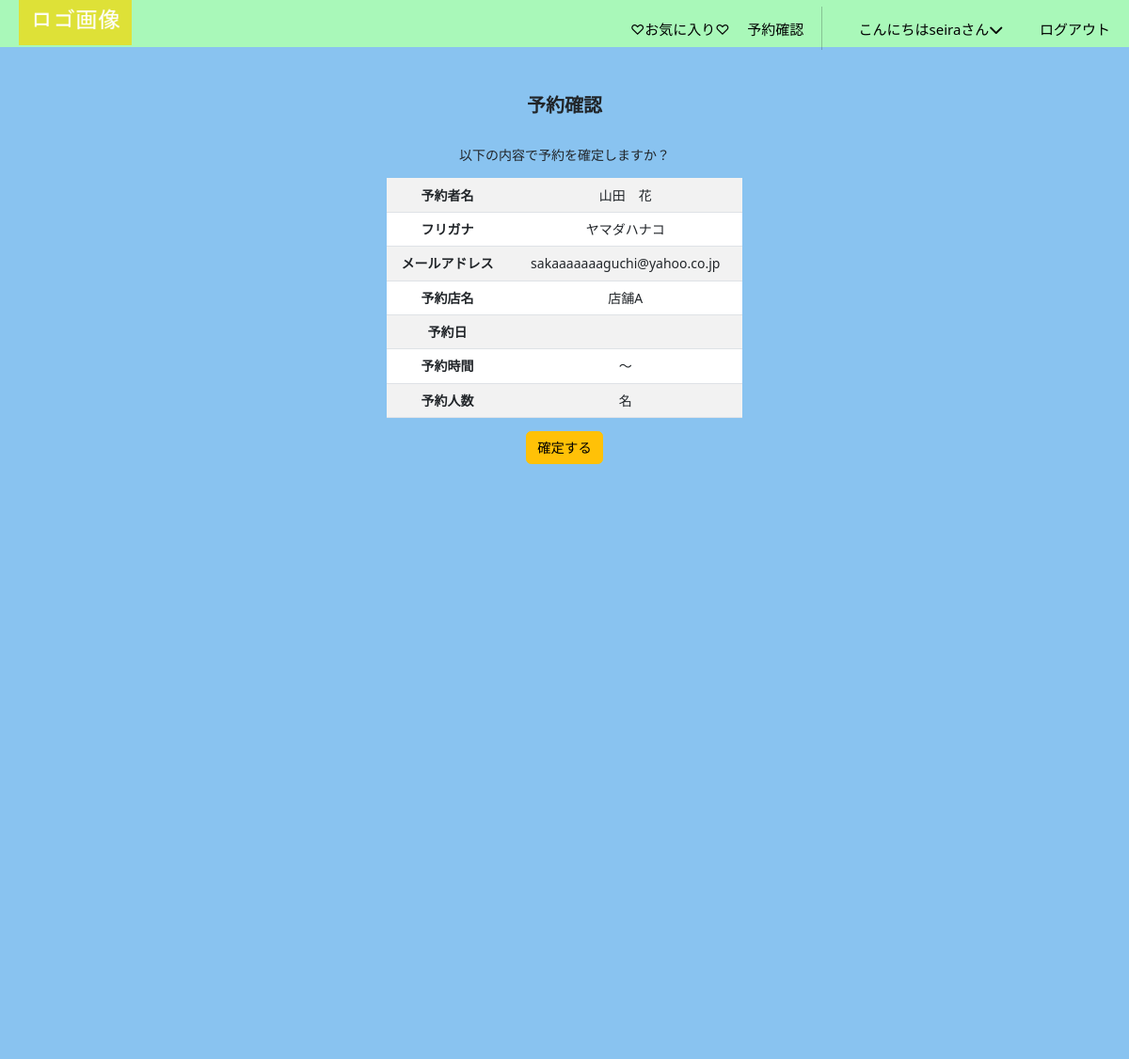
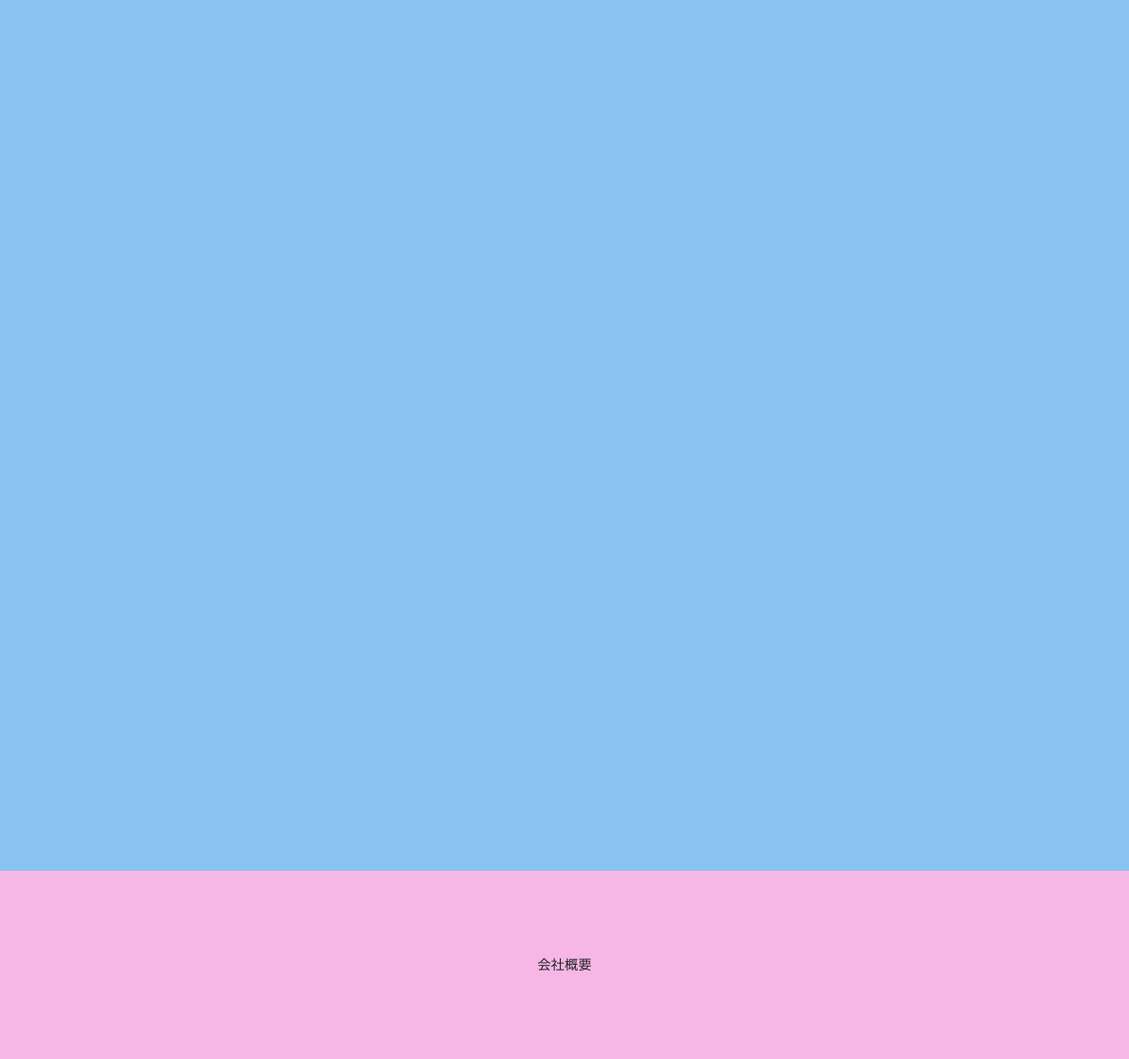
Page /confirm/ (signed in) on the committed database (2 pictures, top to bottom).
### accounts/models.py (models this page shows)
class CustomUser(AbstractUser):
    email =models.EmailField(verbose_name='メールアドレス', unique=True, blank=False, null=False, default='') #unique:そのフィールドに保存される値がデータベース内で一意である必要がある(重複を許さない)
    full_name = models.CharField(verbose_name='名前', max_length=30, blank=False, null=False, default='')
    furigana = models.CharField(validators=[katakana_regex], verbose_name='フリガナ*スペースなし', max_length=30, blank=False, null=False, default='')
    handle = models.CharField(verbose_name='ニックネーム',max_length=50,default='',blank=False, null=False)
    postal_code = models.CharField(validators=[postal_code_regex], max_length=7, verbose_name='郵便番号*ハイフンなし', blank=False, null=False, default='')
    address = models.CharField(verbose_name='住所',max_length=50,blank=False, null=False, default='')
    phone_number = models.CharField(verbose_name='電話番号（例: 090-1234-5678）', max_length=20, validators=[phone_number_regex],blank=False, null=False, default='')
    class Meta:
        verbose_name_plural = 'CustomUser'

### gourmet/models.py (models this page shows)
class StoreInfo(models.Model):
    user = models.ForeignKey(CustomUser, verbose_name='ユーザー',on_delete=models.PROTECT)
    store_name = models.CharField(verbose_name='店舗名',max_length=40)
    category = models.ForeignKey(Category,verbose_name='ジャンル',on_delete=models.PROTECT)
    store_detail = models.TextField(verbose_name='店舗詳細',blank=True, null=True)
    photo1 = models.ImageField(verbose_name='写真1',blank=True,default='noImage.png')
    photo2 = models.ImageField(verbose_name='写真2',blank=True,default='noImage.png')
    photo3 = models.ImageField(verbose_name='写真3',blank=True,default='noImage.png')
    create_at = models.DateTimeField(verbose_name='作成日時',auto_now_add=True)
    updated_at = models.DateTimeField(verbose_name='更新日時',auto_now=True)
    class Meta:
        verbose_name_plural = 'StoreInfo'
    def __str__(self):
        return self.store_name

### gourmet/views.py (the view, shortened to what this page needs)
# urls.py: path('confirm/',views.ConfirmReservation.as_view(),name='confirm'),
class ConfirmReservation(LoginRequiredMixin,View): #Viewクラスを継承するときは"def post"や"def get"などの関数を使用する。
    model = Reservation
    template_name = 'confirm_reservation.html'
    def get(self, request):
        context = {}
        date = ''
        time = ''
        persons =''
        if 'form_date' in self.request.session:
            date = self.request.session.get('form_date')
            date = datetime.strptime(date, '%Y-%m-%d').strftime('%Y年%m月%d日')
        if 'form_time' in self.request.session:
            time = self.request.session.get('form_time')
        if 'form_persons' in self.request.session:
            persons = self.request.session.get('form_persons')
        if 'form_restaurant' in self.request.session:
            restaurant_id = self.request.session.get('form_restaurant')
            restaurant = StoreInfo.objects.get(id=restaurant_id)
        context.update({
            'user': self.request.user,
            'date': date,
            'time': time,
            'persons': persons,
            'restaurant_name':restaurant,
        })
        return render(request,self.template_name,context) #def get関数が呼ばれた時に、self.template_name=confirm_reservation.htmlに情報を書き出すようにテンプレートを指定している。

### gourmet/context_processors.py (called while the page is built)
def member_status(request):
    if request.user.is_authenticated:
        from gourmet.models import Member
        is_member = Member.objects.filter(user=request.user).exists()
        return {'is_member': is_member}
    return {'is_member': False}

### gourmet/templates/confirm_reservation.html (shortened to what this page needs)
{% extends 'base.html' %}
{% load static %}
{% block contents %}
<div class="a_detail" style="display: flex; justify-content: center;">
    <div class="container">
        <div class="row">
            <div class="col-md-6 offset-md-3">
                <h1 class="store-h1">予約確認</h1>
                <p>以下の内容で予約を確定しますか？</p>
                <table class="table table-striped">
                    <tr>
                        <th>予約者名</th>
                        <td>{{ user.full_name }}</td>
                    </tr>
                    <tr>
                        <th>フリガナ</th>
                        <td>{{ user.furigana }}</td>
                    </tr>
                    <tr>
                        <th>メールアドレス</th>
                        <td>{{ user.email }}</td>
                    </tr>
                    <tr>
                        <th>予約店名</th>
                        <td>{{ restaurant_name }}</td>
                    </tr>
                    <tr>
                        <th>予約日</th>
                        <td>{{ date }}</td>
                    </tr>
                    <tr>
                        <th>予約時間</th>
                        <td>{{ time }}〜</td>
                    </tr>
                    <tr>
                        <th>予約人数</th>
                        <td>{{ persons }}名</td>
                    </tr>
                </table>
                <form action="#" method="post">
                    <button type="submit" class="btn btn-warning">確定する</button>
                </form>
            </div>
        </div>
    </div>
</div>
{% endblock %}

### gourmet/templates/base.html (shortened to what this page needs)
{% load static %}
<!DOCTYPE html>
<html lang="ja">
<head>
    <link rel="stylesheet" type="text/css" href="{% static 'css/mystyle.css' %}">
    <link href="https://cdn.jsdelivr.net/npm/bootstrap@5.3.0-alpha3/dist/css/bootstrap.min.css" rel="stylesheet">
    <link rel="stylesheet" type="text/css" href="https://unpkg.com/swiper@8/swiper.min.css">
    <link href="https://cdn.jsdelivr.net/npm/bootstrap-icons/font/bootstrap-icons.css" rel="stylesheet">
    <link rel="stylesheet" href="https://cdn.jsdelivr.net/npm/destyle.css@3.0.2/destyle.min.css">
</head>
<body>
    <div>
        <header class="header">
            <div class="header__inner">
              <h1 class="header__title header-title">
                <a href="{% url 'gourmet:top'%}">
                  <img src="{% static 'images/logo.png' %}" alt="ロゴ画像">
                </a>
              </h1>
              <nav class="header__nav nav" id="js-nav">
                <ul class="nav__items nav-items">
                  {% if user.is_authenticated %}
                    <li class="nav-items__item nav-active {% block active-effe %}{% endblock %}"><a href="{% url 'gourmet:like_list'%}">♡お気に入り♡</a></li>
                    <li class="nav-items__item nav-active {% block active-effe2 %}{% endblock %}"><a href="{%url 'gourmet:reserve_list'%}">予約確認</a></li>
                    <li class="nav-items__item" id="menu__item">
                      <a href="{% url 'gourmet:profile' %}" class="menu__link nav-active {% block active-effe3 %}{% endblock %}">こんにちは{{ user.username }}さん<i class="fa-solid fa-chevron-down"></i></a>
                    </li>
                    <li class="nav-items__item"><a href="{% url 'account_logout'%}">ログアウト</a></li>
                  {% endif %}
                  </ul>
              </nav>
            </div>
      </header>
        <main>
          <div class="main">
            {% block contents %}{% endblock %}
          </div>
        </main>
        <footer class="footer">
          <div>
            会社概要
          </div>
        </footer>
      </div>
</body>
</html>

### static/css/mystyle.css (style rules this page uses)
a { text-decoration: none !important; }
ul, li { list-style: none; }
main { background-color: #89c3f0; height: 2000px; width: 100%; position: relative; margin-top: 50px; }
.footer { background-color: #f7b7e6; height: 200px; display: flex; }
.footer div { margin: auto; }
.header { background-color: rgb(169, 248, 185); width: 100%; height: 50px; position: fixed; top: 0; left: 0; right: 0; z-index: 999; }
.header__inner { padding: 0 20px; display: flex; align-items: center; justify-content: space-between; height: inherit; position: relative; }
.header__title { width: 100px; height: auto; }
@media screen and (min-width: 960px) { .header__title { width: 120px; } }
.header__title img { display: block; width: 100%; height: 100%; }
.header__nav { position: absolute; right: 0; left: 0; top: 0; width: 100%; height: 100vh; transform: translateX(100%); background-color: #fff; transition: ease .4s; }
@media screen and (min-width: 960px) { .header__nav { position: static; transform: initial; background-color: inherit; height: inherit; display: flex; justify-content: end; width: 50%; } }
@media screen and (min-width: 960px) { .nav__items { width: 100%; display: flex; align-items: center; height: initial; justify-content: space-between; } }
.nav-items { padding-top: 250px; padding-bottom: 200px; padding-left: 70px; }
@media screen and (min-width: 960px) { .nav-items { padding-top: inherit; padding-bottom: inherit; } }
.nav-items__item a { color: black; width: 100%; display: block; text-align: left; font-size: 15px; margin-bottom: 20px; }
@media screen and (min-width: 960px) { .nav-items__item a { margin-bottom: 0; margin-top: 10px; } }
.nav-items__item:last-child a { margin-bottom: 0; }
:root { --easing: cubic-bezier(.2, 1, .2, 1); --transition: .8s var(--easing); --color-base: #f8f8f8; --color-gray: #ddd; --color-theme: #f5695f; --color-theme-darken: #f12617; --box-shadow: .8rem .8rem 1.2rem rgba(0, 0, 0, .05), -.8rem -.8rem 1.2rem #fff; --box-shadow-hover: 1rem 1rem 1.5rem rgba(0, 0, 0, .08), -1rem -1rem 1.5rem #fff; --box-shadow-inset: inset .8rem .8rem 1.2rem rgba(0, 0, 0, .05), inset -.8rem -.8rem 1.2rem #fff; --box-shadow-dark: .8rem .8rem 1.2rem rgba(0, 0, 0, .1), -.8rem -.8rem 1.2rem rgba(#fff,.2); }
html { font-size: 90%; line-height: 1.8; height: 100%; word-break: break-word; color: #333; background-color: var(--color-base); -webkit-appearance: none; -webkit-tap-highlight-color: transparent; }
body { font-size: 1.6rem; margin-top: 30px auto; margin-bottom: 0; }
*, *::before, *::after { -webkit-box-sizing: border-box; box-sizing: border-box; }
h1, h2, h3, h4, h5, h6 { font-size: 1.6rem; margin: 0; padding: 0; }
main { display: block; }
.a_detail { text-align: center; }
.store-h1 { padding-top: 20px; margin-top: 30px; margin-bottom: 30px; }
@media screen and (min-width: 960px) { .a_detail { padding:0 200px !important; } }
.a_detail { font-size: 14px; padding:0 30px }
.a_detail h1 { font-size: 20px; font-weight: bold; }
.menu__link { display: block; padding: 10px 20px; position: relative; }
.nav-items__item { -webkit-transition: all 0.5s ease-out; transition: all 0.5s ease-out; }

### rows in the picture
CustomUser: username "seira", full_name "山田 花", furigana "ヤマダハナコ", email "sakaaaaaaaguchi@yahoo.co.jp"
StoreInfo: store_name "店舗A"
